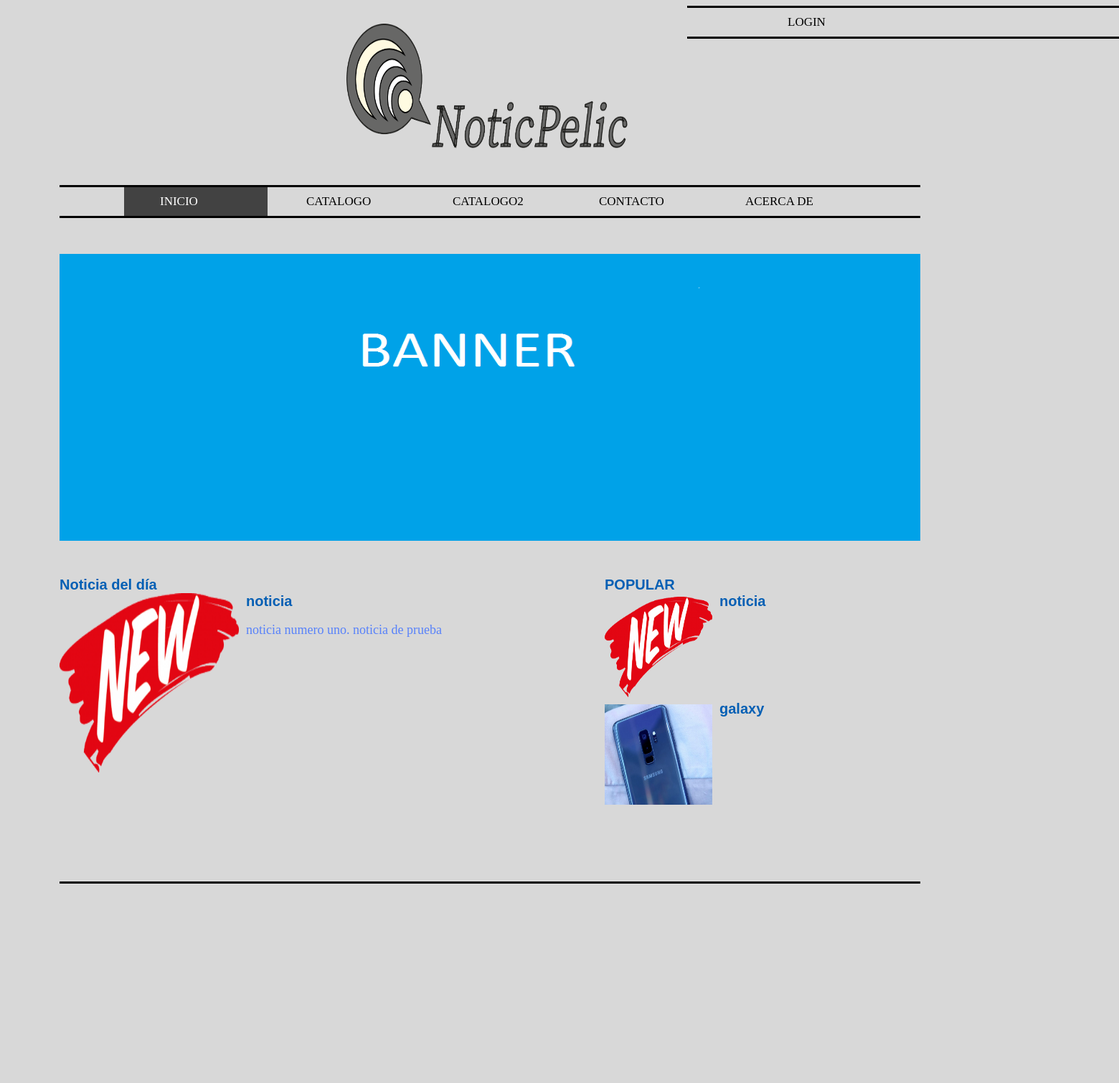
The page / on the database its author committed.
### tables this page shows
CREATE TABLE `noticias` (
  `ID_NOTICIA` int(11) NOT NULL,
  `NOT_TITULO` varchar(50) DEFAULT NULL,
  `NOT_SUBTITULO` varchar(50) DEFAULT NULL,
  `NOT_CONTENIDO` text,
  `NOT_IMG` varchar(150) DEFAULT NULL,
  `NOT_FECHA` timestamp NULL DEFAULT CURRENT_TIMESTAMP,
  `NOT_ESTADO` varchar(25) DEFAULT NULL
);

### index.php (the view, shortened to what this page needs)
  <?php
include'conexion.php';
$ultima = "SELECT *  FROM noticias where NOT_ESTADO ='Publicada' order by NOT_FECHA desc LIMIT 1;";
$primera = "SELECT *  FROM noticias where NOT_ESTADO ='Publicada' order by NOT_FECHA asc LIMIT 1;";
?>
  <!DOCTYPE html>
  <html>
  <head>
    <link rel="stylesheet" type="text/css" href="css/estilos.css" media="screen" />
    <link rel="stylesheet" type="text/css" href="css/estilos_base.css" media="screen" />
      <div class="header">
          <div class="conthead"></div>
          <div class="conthead">
            <div class="contheadlogo"><img  src="images/logo.png"></div>
          </div>
          <div class="conthead"><div class="nav" ><ul><li><a onclick="login();" >LOGIN</a></li></ul></div></div>
      </div>
    <div class="nav" >
      <ul>
        <li ><a href="index.php" class="active">INICIO</a></li>
        <li><a href="catalogo.php">CATALOGO</a></li>
        <li><a href="catalogo2.php">CATALOGO2</a></li>
        <li><a href="contacto.php">CONTACTO</a></li>
        <li><a href="acercade.php" >ACERCA DE</a></li>
      </ul>
    </div>
  </head>
  <body>
  <div class="banner">
        <img  src="images/banner.png">
  </div>
    <div class="notidia">
    <?php
       $ejec1 = mysqli_query($conn, $ultima);
       while($fila=mysqli_fetch_array($ejec1)){ ?>
    	<h2>Noticia del día</h2>
      <img style="height: 250px; width: 250px; display: block;" src="<?php echo $fila['NOT_IMG']; ?>" alt="Card image">
    	<h1><?php echo $fila['NOT_TITULO']; ?></h1>
      <p><?php echo $fila['NOT_CONTENIDO']; ?></p>
      <?php } ?>
    </div>
    <div class="popular">
    <h2>POPULAR</h2>
      <div class="popunoti">
    <?php
       $ejec1 = mysqli_query($conn, $ultima);
       while($fila=mysqli_fetch_array($ejec1)){ ?>
      <img  src="<?php echo $fila['NOT_IMG']; ?>" alt="Card image">
      <h1><?php echo $fila['NOT_TITULO']; ?></h1>
      <?php } ?>
      </div>
      <div class="popunoti">
    <?php
       $ejec1 = mysqli_query($conn, $primera);
       while($fila=mysqli_fetch_array($ejec1)){ ?>
      <img src="<?php echo $fila['NOT_IMG']; ?>" alt="Card image">
      <h1><?php echo $fila['NOT_TITULO']; ?></h1>
      <?php } ?>
      </div>
    </div>
  </body>
<footer>
  <div class="footer">
    <div class="contfoot"></div>
    <div class="contfoot">
      <div class="contfootredes">
        <h2>SIGUENOS EN:</h2>
        <img  src="images/facebook.png">
        <img  src="images/twitter.png">
        <img  src="images/instagram.png">
        <img  src="images/whatsapp.png">
      </div>
    </div>
    <div class="contfoot"></div>
  </div>
</footer>
  </html>

### css/estilos.css (style rules this page uses)
.banner { width: 1200px; height: 400px; background-color: #000000; margin-right: 75px; margin-left: 75px; margin-top: 50px; margin-bottom: 50px; }
.banner img { width: 1200px; height: 400px; }
.notidia { width: 750px; height: 325px; float: left; margin-left: 75px; }
.notidia h2 { color: #045fb4; font-size:20px; margin: 0px; font-family: arial; }
.notidia h1 { color: #045fb4; font-size:20px; margin: 0px; font-family: arial; }
.notidia img { width: 300px; height: 300px; float: left; margin-right: 10px; }
.notidia p { font-size: 18px; color: #5882FA; text-align: justify; }
.popular { width: 450px; height: 325px; float: left; }
.popular h2 { color: #045fb4; font-size:20px; margin: 0px; margin-left: 10px; font-family: arial; }
.popunoti { width: 450px; height: 150px; }
.popunoti img { width: 150px; height: 140px; float: left; margin-right: 10px; margin-left: 10px; margin-bottom: 5px; margin-top: 5px; }
.popunoti h1 { color: #045fb4; font-size:20px; margin: 0px; margin-left: 10px; font-family: arial; }

### css/estilos_base.css (style rules this page uses)
body { background-color:#D8D8D8; }
.header { width: 1200px; height: 250px; margin-right: 75px; margin-left: 75px; }
.conthead { width: 400px; height: 250px; float: left; }
.contheadlogo { width: 400px; height: 250px; }
.contheadlogo img { width: 400px; height: 200px; padding-top: 25px; padding-bottom: 25px; }
.footer { width: 1200px; height: 250px; margin-right: 75px; margin-top: 100px; margin-bottom: 25px; margin-left: 75px; float: left; border:solid #000000 ; border-bottom-color: #000000; border-top-color: #000000; color: #000000; display: block; overflow: hidden; border-right: 0px; border-left: 0px; }
.contfoot { width: 400px; height: 250px; float: left; }
.contfootredes { width: 400px; height: 300px; float: left; }
.contfootredes h2 { color: #000000; font-size:20px; padding-left: 120px; padding-top: 100px; margin: 0px; font-family: arial; }
.contfootredes img { width: 50px; height: 50px; float: left; padding-left: 40px; }
.nav { width: 1100px; background-color: #D8D8D8; border:solid #D8D8D8 ; border-bottom-color: #000000; border-top-color: #000000; color: #000000; display: block; overflow: hidden; border-right: 0px; border-left: 0px; padding-left: 90px; padding-right: 10px; margin-right: 75px; margin-left: 75px; }
.nav a { text-decoration: none; }
.nav ul { margin: 0px; padding: 0px; border: 0px; }
.nav ul li { margin: 0; display: inline-block; transition: all 0.2s; width: 200px; }
.nav > ul li a { color: #000000; display: inline-block; padding: 10px 50px; text-decoration: none; font-size: 17px; }
.nav .active { background-color:#424242; color: #ffffff; width: 100px; }

### rows shown on the page
noticias: NOT_IMG (picture), NOT_TITULO "noticia", NOT_CONTENIDO "noticia numero uno. noticia de prueba"
noticias: NOT_IMG (picture), NOT_TITULO "galaxy"
